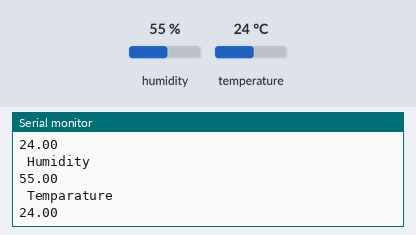
The sketch below on a simulated Arduino Uno, built with avr-gcc and run on an emulated ATmega328P. Parts: the last lines printed to the serial monitor. Inputs (shaded band) come from the test bench; at power-on: humidity 55 %, temperature 24 °C.

Above: at 2.8 s.
2.9 s: humidity set to 22 %
At 4.6 s:
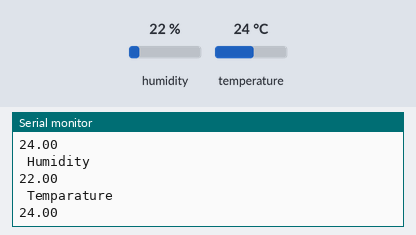
5.6 s: temperature set to 12 °C
At 7.0 s:
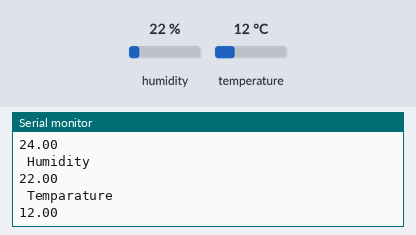
8.3 s: humidity set to 40 %
At 10.7 s:
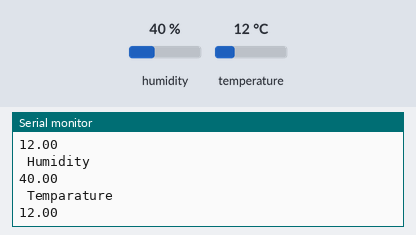
Timing chart, 0 to 12.2 s (numbered marks = the images above; inputs shaded):
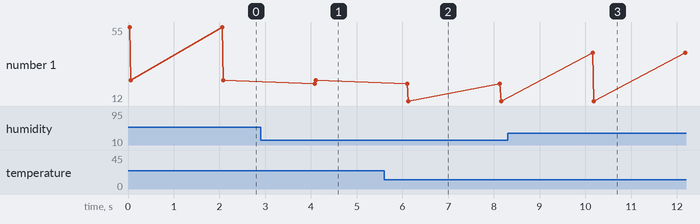

Measured:
- after the input at 2.9 s, the serial monitor: prints a new line after 1.2 s (image 1)
- after the input at 5.6 s, the serial monitor: prints a new line after 0.53 s (image 2)
- after the input at 8.3 s, the serial monitor: prints a new line after 1.9 s (image 3)
- plotted number 1: 24 → 12 after the input at 5.6 s

The sketch:

dht11.ino
```cpp
#include<dht.h>
dht DHT;
void setup()
{
Serial.begin(9600);
}
//DHT11.DATA=ARDUINO.3

void loop()
{
int chk = DHT.read11(3);
float hum=DHT.humidity;
float temp=DHT.temperature;
Serial.println(" Humidity ");
Serial.println(hum);
Serial.println(" Temparature ");
Serial.println(temp);
delay(2000);
}
```
